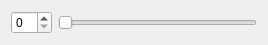
<?xml version="1.0" encoding="UTF-8"?>
<ui version="4.0">
 <class>SmallWidget</class>
 <widget class="QWidget" name="SmallWidget">
  <property name="geometry">
   <rect>
    <x>0</x>
    <y>0</y>
    <width>268</width>
    <height>44</height>
   </rect>
  </property>
  <property name="windowTitle">
   <string>Form</string>
  </property>
  <layout class="QHBoxLayout" name="horizontalLayout">
   <item>
    <widget class="QSpinBox" name="spinBox"/>
   </item>
   <item>
    <widget class="QSlider" name="horizontalSlider">
     <property name="orientation">
      <enum>Qt::Horizontal</enum>
     </property>
    </widget>
   </item>
  </layout>
 </widget>
 <resources/>
 <connections/>
</ui>
